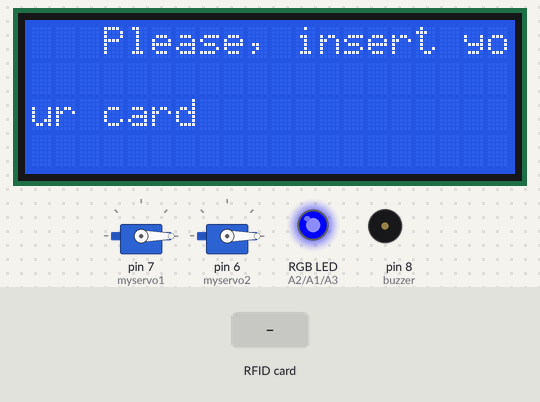
Recording of a sketch running on a simulated Arduino Uno, built with avr-gcc and run on an emulated ATmega328P. On the bench: 20×4 character LCD, 2 × servo, an RGB LED mixed from three pins (HIGH = lit), buzzer (waves = sounding, pin HIGH). The inputs (shaded band) are chosen by the test bench. Pins used as bus, display or sensor lines are not drawn; what the sketch prints to the serial monitor is not drawn.

Above: at 1.4 s.
1.5 s: RFID card 8A B8 74 82 held to the reader
At 1.69 s:
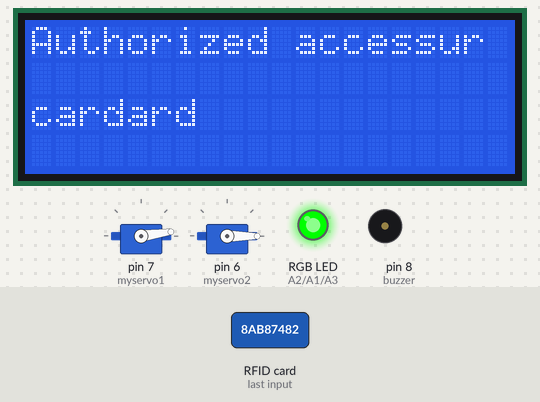
At 5.8 s:
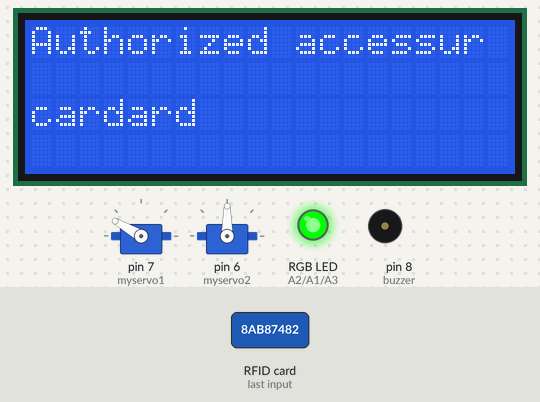
Timing chart, 0 to 14.4 s (numbered marks = the images above; inputs shaded):
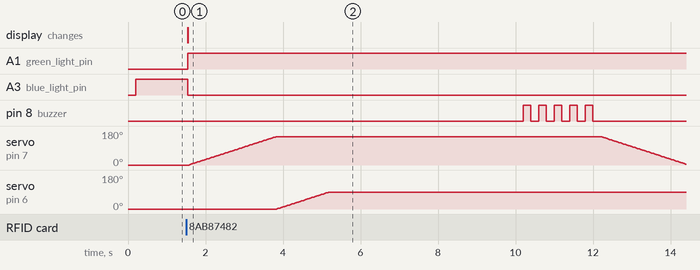

Measured:
- after the input at 1.5 s, A1 (green_light_pin): LOW → HIGH after 0.05 s; A3 (blue_light_pin): HIGH → LOW after 0.05 s

The sketch:

Arduino_Safe-deposit-box-RFID.ino
```cpp
//RFID Module define
#include <SPI.h>
#include <MFRC522.h>

#define SS_PIN 10
#define RST_PIN 9

MFRC522 mfrc522(SS_PIN, RST_PIN);   // Create MFRC522 instance.

//Servo define
#include <Servo.h>
Servo myservo1;
Servo myservo2;
int pos = 0;

//LCD define
#include <Wire.h>
#include <LiquidCrystal_I2C.h>

LiquidCrystal_I2C lcd(0x27, 20, 4);

//LED and buzzer define
int green_light_pin = A1;
int red_light_pin = A2;
int blue_light_pin = A3;
int buzzer = 8;

void setup()
{
  lcd.init();               // initialize the lcd
  lcd.init();
  lcd.backlight();
  lcd.setCursor(3, 0);
  lcd.print("Please, insert your card");

  Serial.begin(9600);   // Initiate a serial communication
  SPI.begin();          // Initiate  SPI bus
  mfrc522.PCD_Init();   // Initiate MFRC522
  Serial.println("Approximate your card to the reader...");
  Serial.println();

  // initialize the servo
  myservo1.attach(7);
  myservo2.attach(6);

  // initialize position servo
  myservo1.write(pos);
  myservo2.write(pos);

  // initialize the RGB led & buzzer
  pinMode(red_light_pin, OUTPUT);
  pinMode(green_light_pin, OUTPUT);
  pinMode(blue_light_pin, OUTPUT);
  pinMode(buzzer, OUTPUT);

  RGB_color(0, 0, 255); // Blue
}
void loop()
{
  // Look for new cards
  if ( ! mfrc522.PICC_IsNewCardPresent())
  {
    return;
  }
  // Select one of the cards
  if ( ! mfrc522.PICC_ReadCardSerial())
  {
    return;
  }
  //Show UID on serial monitor
  Serial.print("UID tag :");
  String content = "";
  byte letter;

  //print
  lcd.setCursor(0, 0);
  lcd.print("Please, insert your card");

  RGB_color(0, 0, 255); //Blue

  for (byte i = 0; i < mfrc522.uid.size; i++)
  {
    Serial.print(mfrc522.uid.uidByte[i] < 0x10 ? " 0" : " ");
    Serial.print(mfrc522.uid.uidByte[i], HEX);
    content.concat(String(mfrc522.uid.uidByte[i] < 0x10 ? " 0" : " "));
    content.concat(String(mfrc522.uid.uidByte[i], HEX));
  }
  Serial.println();
  Serial.print("Message : ");
  content.toUpperCase();

  if (content.substring(1) == "8A B8 74 82") //change here the UID of the card/cards that you want to give access
  {
    //lcd print
    Serial.println("Authorized access");
    lcd.setCursor(0, 0);
    lcd.print("Authorized access");
    Serial.println();

    //led light on
    RGB_color(0, 255, 0); // Green

    //Open the door
    sweepForward(150, 1);
    sweepForward(90, 2);

    delay(5000);

    //Alert alarm
    buzzerBlink(5, 200);

    //Close the door
    sweepReverse(150, 1);
    sweepReverse(90, 2);
    delay(2000);
    RGB_color(0, 0, 0);
    delay(1000);
  }

  else   {
    //lcd print
    Serial.println(" Access denied");
    lcd.setCursor(0, 0);
    lcd.print("Access denied");

    //led light on
    RGB_color(255, 0, 0); // Red

    //buzzer on
    buzzerBlink(5, 100);

    //delay(3000);
  }
}

void RGB_color(int red_light_value, int green_light_value, int blue_light_value) {
  analogWrite(red_light_pin, red_light_value);
  analogWrite(green_light_pin, green_light_value);
  analogWrite(blue_light_pin, blue_light_value);
}

void buzzerBlink(int numTime, int frequency) {
  for (int i = 0; i < numTime; i++) {
    digitalWrite(buzzer, HIGH);
    delay(frequency);
    digitalWrite(buzzer, LOW);
    delay(frequency);
  }
}

void sweepReverse(int angle, int servoNum) {
  switch (servoNum) {
    case 1:
      for (pos = angle; pos >= 0; pos -= 1) {
        myservo1.write(pos);
        delay(15);
      }
      break;
    case 2:
      for (pos = angle; pos >= 0; pos -= 1) {
        myservo2.write(pos);
        delay(15);
      }
      break;
  }
}

void sweepForward(int angle, int servoNum) {
  switch (servoNum) {
    case 1:
      for (pos = 0; pos <= angle; pos += 1) {
        myservo1.write(pos);
        delay(15);
      }
      break;
    case 2:
      for (pos = 0; pos <= angle; pos += 1) {
        myservo2.write(pos);
        delay(15);
      }
      break;
  }
}
```
